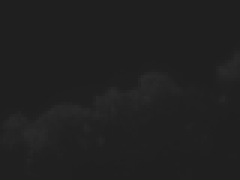
//> input picture Utilities/image_thermal_09-39-52_000005863.png, 80 x 60 px (shown 3 times larger)
$ ./ClipAlign image_thermal_09-39-52_000005863.png image_thermal_09-39-52_000005863.png   (built with g++ and OpenCV 4)
//> lines starting //> are read from the running program, lines starting //| are printed output that depends on the picture
/*
 * Note: based on source from
 *     https://stackoverflow.com/questions/10315551/opencv-2-3-c-how-to-isolate-object-inside-image/10317919#10317919
 */

#include <opencv2/core.hpp>
#include <opencv2/imgproc.hpp>
#include <opencv2/highgui.hpp>
#include <stdio.h>

#include <vector>

#define TOP_TRIM    56
#define BOTTOM_TRIM  4
#define SIDE_TRIM   20

int main(int argc, char* argv[])
{
  printf("RGB Imagery: %s\n", argv[1]);
  printf("Thermal Imagery: %s\n", argv[2]);

  cv::Mat rgbImage = cv::imread(argv[1]);
//> rgbImage is the input picture: 60 rows x 80 cols, CV_8UC3; min 31, max 43, mean 32.3
  cv::Mat thermalImage = cv::imread(argv[2]);

  int rgbImageWidth = rgbImage.cols;
//> rgbImageWidth = 80
  int rgbImageHeight = rgbImage.rows;
//> rgbImageHeight = 60
  int thermalImageWidth = thermalImage.cols;
//> thermalImageWidth = 80
  int thermalImageHeight = thermalImage.rows;
//> thermalImageHeight = 60

  cv::Rect rgbROI;
  rgbROI.x = SIDE_TRIM;
  rgbROI.y = 0;
  rgbROI.width = rgbImageWidth - SIDE_TRIM;
//> rgbROI = Rect(20, 0, 60, 0)
  rgbROI.height = rgbImageHeight;
//> rgbROI = Rect(20, 0, 60, 60)
  cv::Mat rgbCropped = rgbImage(rgbROI);
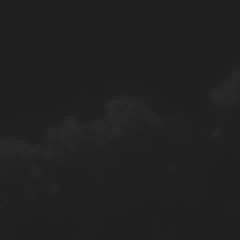
//> rgbCropped: 60 rows x 60 cols, CV_8UC3 (shown 4 times larger); min 31, max 43, mean 32.2
  cv::resize(rgbCropped, rgbCropped, cv::Size(720, 480), cv::INTER_CUBIC);
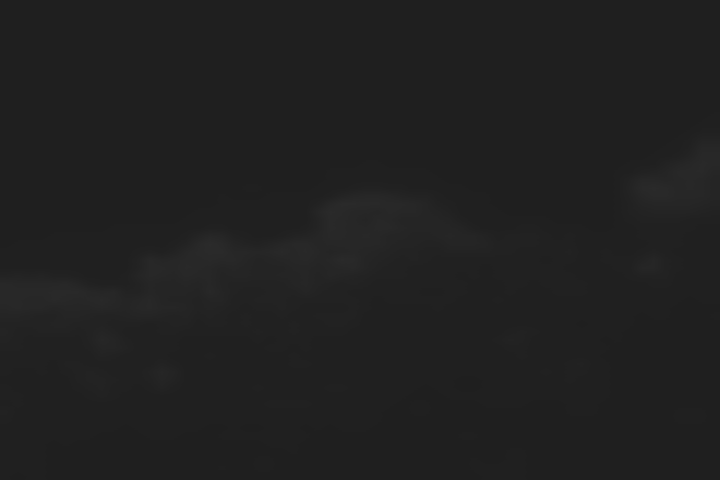
//> rgbCropped: 480 rows x 720 cols, CV_8UC3; min 31, max 43, mean 32.2


  //if (rgbImage.cols != thermalImage.cols ||
  //    rgbImage.rows != thermalImage.rows)


  cv::Rect thermalROI;
  thermalROI.x = 0;
  thermalROI.y = TOP_TRIM;
  thermalROI.width = thermalImageWidth - SIDE_TRIM;
//> thermalROI = Rect(0, 56, 60, 0)
  thermalROI.height = thermalImageHeight - (TOP_TRIM + BOTTOM_TRIM);

  //printf("thermalROI:: %d,%d (%d,%d)\n", thermalROI.x, thermalROI.y, thermalROI.width, thermalROI.height);

  cv::Mat thermalCropped = thermalImage(thermalROI);
//> (the run ends here: the program stops with an error, at `cv::resize(thermalCropped, thermalCropped, cv::Size(720, 480), cv::INT..`)
